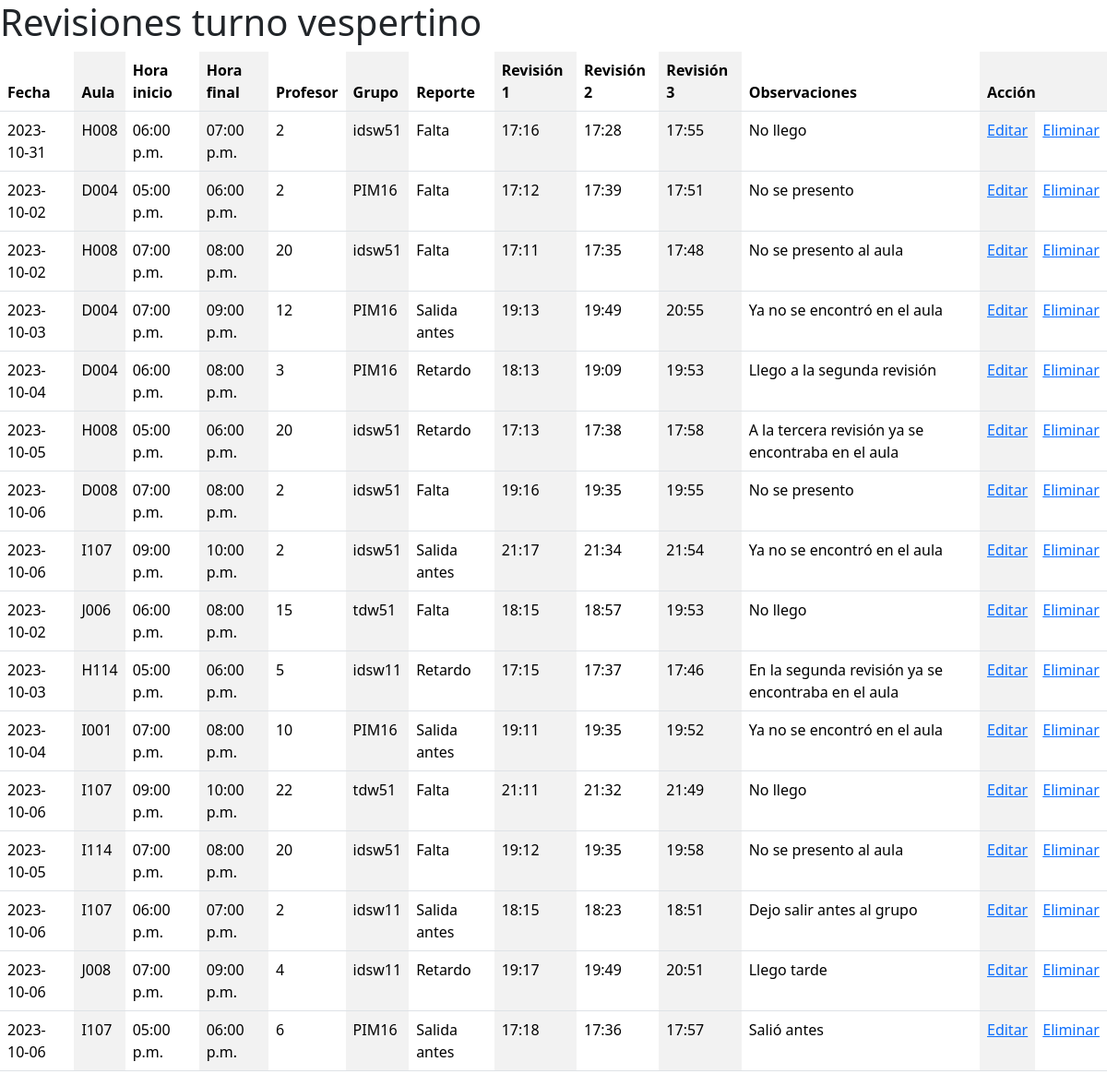
The app's page /layouts_admins/revisiones_TV.php, older data.
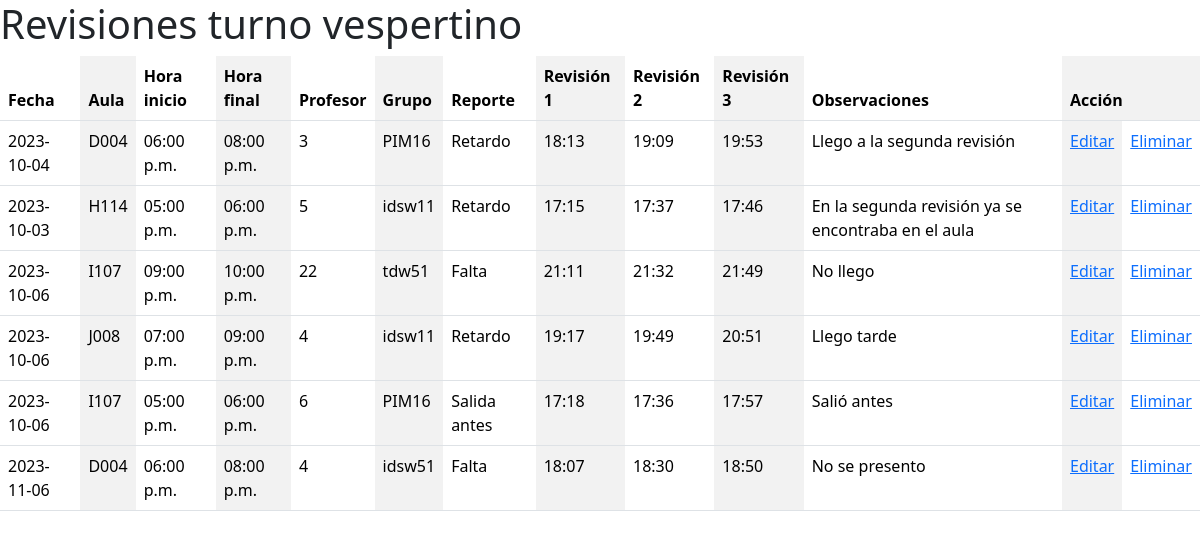
The same page, newer data.
### tables this page shows
CREATE TABLE IF NOT EXISTS `revisiones` (
  `id` int NOT NULL AUTO_INCREMENT,
  `fecha` date NOT NULL,
  `turno` varchar(10) NOT NULL,
  `aula` varchar(10) DEFAULT NULL,
  `hora_inicio` varchar(10) DEFAULT NULL,
  `hora_final` varchar(10) DEFAULT NULL,
  `modalidad` varchar(50) NOT NULL,
  `profesor` int DEFAULT NULL,
  `grupo` varchar(10) DEFAULT NULL,
  `reporte` varchar(50) DEFAULT NULL,
  `revision_1` varchar(10) NOT NULL,
  `revision_2` varchar(10) NOT NULL,
  `revision_3` varchar(10) NOT NULL,
  `observaciones` varchar(250) DEFAULT NULL,
  `justificado` varchar(2) NOT NULL,
  `comentarios` varchar(250) NOT NULL,
  PRIMARY KEY (`id`),
  KEY `profesor` (`profesor`)
);

### layouts_admins/revisiones_TV.php (the view, shortened to what this page needs)
<!DOCTYPE html>
<html lang="en">
<head>
    <link href="https://cdn.jsdelivr.net/npm/bootstrap@5.3.2/dist/css/bootstrap.min.css" rel="stylesheet">
</head>
<body>
<h1>Revisiones turno vespertino</h1>
<table class="table table-striped-columns">
  <thead>
    <tr>
      <th scope="col">Fecha</th>
      <th scope="col">Aula</th>
      <th scope="col">Hora inicio</th>
      <th scope="col">Hora final</th>
      <th scope="col">Profesor</th>
      <th scope="col">Grupo</th>
      <th scope="col">Reporte</th>
      <th scope="col">Revisión 1</th>
      <th scope="col">Revisión 2</th>
      <th scope="col">Revisión 3</th>
      <th scope="col">Observaciones</th>
      <th colspan="2">Acción</th>
    </tr>
  </thead>
  <?php
    include('../php/connection.php');
    $consul = "SELECT * FROM revisiones WHERE turno = 'T.V'";
    $resul = mysqli_query($connection, $consul) or die ("Algo salio mal");
    while($column = mysqli_fetch_array($resul)){
    echo "<tbody>";
        echo "<tr>";
        echo "<td>".$column['fecha']."</td>";
        echo "<td>".$column['aula']."</td>";
        echo "<td>".$column['hora_inicio']."</td>";
        echo "<td>".$column['hora_final']."</td>";
        echo "<td>".$column['profesor']."</td>";
        echo "<td>".$column['grupo']."</td>";
        echo "<td>".$column['reporte']."</td>";
        echo "<td>".$column['revision_1']."</td>";
        echo "<td>".$column['revision_2']."</td>";
        echo "<td>".$column['revision_3']."</td>";
        echo "<td>".$column['observaciones']."</td>";
        echo "<td><a href=>Editar</td>";
        echo "<td><a href=>Eliminar</td>";
        echo "</tr>";
    echo "</tbody>";
    }
  ?>
</table>
<script src="https://cdn.jsdelivr.net/npm/bootstrap@5.3.2/dist/js/bootstrap.min.js"></script></body>
</html>

Row changes from the older to the newer data that the page shows:
removed revisiones: fecha "2023-10-31", aula "H008", hora_inicio "06:00 p.m.", hora_final "07:00 p.m.", profesor "2", grupo "idsw51", reporte "Falta", revision_1 "17:16", revision_2 "17:28", revision_3 "17:55", observaciones "No llego"
removed revisiones: fecha "2023-10-02", aula "D004", hora_inicio "05:00 p.m.", hora_final "06:00 p.m.", profesor "2", grupo "PIM16", reporte "Falta", revision_1 "17:12", revision_2 "17:39", revision_3 "17:51", observaciones "No se presento"
removed revisiones: fecha "2023-10-02", aula "H008", hora_inicio "07:00 p.m.", hora_final "08:00 p.m.", profesor "20", grupo "idsw51", reporte "Falta", revision_1 "17:11", revision_2 "17:35", revision_3 "17:48", observaciones "No se presento al aula"
removed revisiones: fecha "2023-10-03", aula "D004", hora_inicio "07:00 p.m.", hora_final "09:00 p.m.", profesor "12", grupo "PIM16", reporte "Salida antes", revision_1 "19:13", revision_2 "19:49", revision_3 "20:55", observaciones "Ya no se encontró en el aula"
removed revisiones: fecha "2023-10-05", aula "H008", hora_inicio "05:00 p.m.", hora_final "06:00 p.m.", profesor "20", grupo "idsw51", reporte "Retardo", revision_1 "17:13", revision_2 "17:38", revision_3 "17:58", observaciones "A la tercera revisión ya se encontraba en el aula"
removed revisiones: fecha "2023-10-06", aula "D008", hora_inicio "07:00 p.m.", hora_final "08:00 p.m.", profesor "2", grupo "idsw51", reporte "Falta", revision_1 "19:16", revision_2 "19:35", revision_3 "19:55", observaciones "No se presento"
removed revisiones: fecha "2023-10-06", aula "I107", hora_inicio "09:00 p.m.", hora_final "10:00 p.m.", profesor "2", grupo "idsw51", reporte "Salida antes", revision_1 "21:17", revision_2 "21:34", revision_3 "21:54", observaciones "Ya no se encontró en el aula"
removed revisiones: fecha "2023-10-02", aula "J006", hora_inicio "06:00 p.m.", hora_final "08:00 p.m.", profesor "15", grupo "tdw51", reporte "Falta", revision_1 "18:15", revision_2 "18:57", revision_3 "19:53", observaciones "No llego"
removed revisiones: fecha "2023-10-04", aula "I001", hora_inicio "07:00 p.m.", hora_final "08:00 p.m.", profesor "10", grupo "PIM16", reporte "Salida antes", revision_1 "19:11", revision_2 "19:35", revision_3 "19:52", observaciones "Ya no se encontró en el aula"
removed revisiones: fecha "2023-10-05", aula "I114", hora_inicio "07:00 p.m.", hora_final "08:00 p.m.", profesor "20", grupo "idsw51", reporte "Falta", revision_1 "19:12", revision_2 "19:35", revision_3 "19:58", observaciones "No se presento al aula"
removed revisiones: fecha "2023-10-06", aula "I107", hora_inicio "06:00 p.m.", hora_final "07:00 p.m.", profesor "2", grupo "idsw11", reporte "Salida antes", revision_1 "18:15", revision_2 "18:23", revision_3 "18:51", observaciones "Dejo salir antes al grupo"
added revisiones: fecha "2023-11-06", aula "D004", hora_inicio "06:00 p.m.", hora_final "08:00 p.m.", profesor "4", grupo "idsw51", reporte "Falta", revision_1 "18:07", revision_2 "18:30", revision_3 "18:50", observaciones "No se presento"
